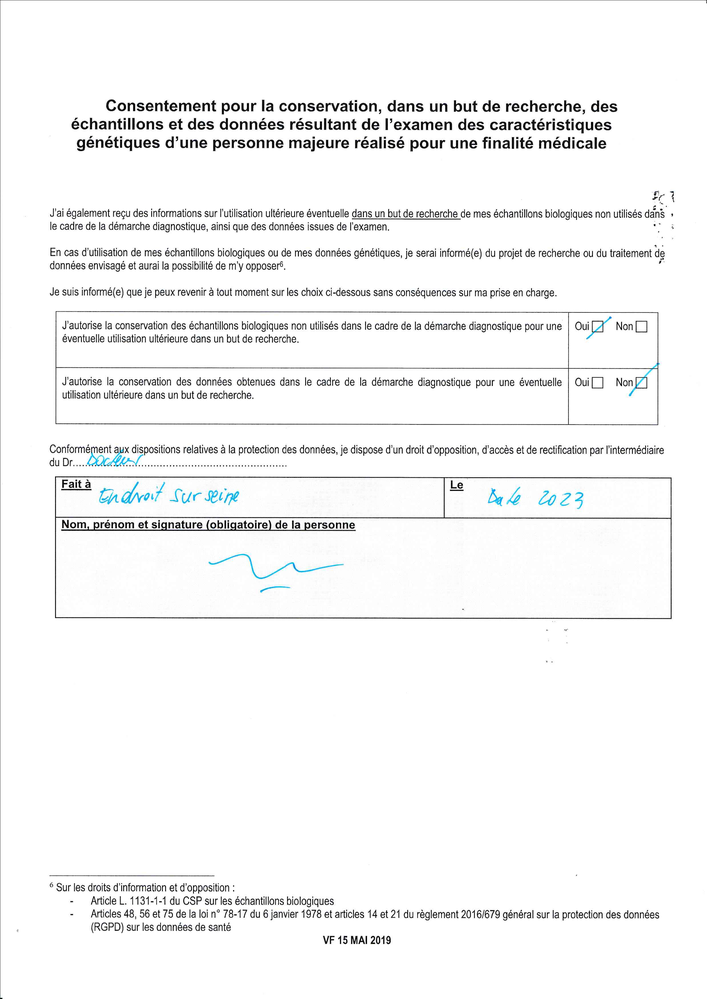
#> input picture corrected/corrected_img.png, 707 x 999 px, shrunk from 2479 x 3504 before the run
$ python -i __init__.py   (imports and definitions only)
#> lines starting #> are read from the running program, lines starting #| are printed output that depends on the picture; after the words box and inside, x2 and y2 are one past the last pixel; in counts of white or black regions, pixels touching at a corner belong together
#> further down, picture is the input picture: shape (999, 707, 3); mean B, G, R 245.6, 245.5, 245.1
"""
Detect checkboxes into an image
"""

__authors__ = ("David Salgado", "Adrien Josso Rigonato")
__contact__ = ("david.salgado@genomecad.fr", "adrien.josso-rigonato@genomecad.fr")
__copyright__ = "GLP3"
__version__= "1.0.0"


import sys
import cv2
import numpy as np
from pydantic import FilePath


def image_2_Mat(file_path: FilePath) -> cv2.Mat:
    if file_path.exists:
        return cv2.imread(f"{file_path.resolve()}")
    else:
        return None

def convert_2_gray_scale(img: cv2.Mat) -> cv2.Mat:
    return cv2.cvtColor(img, cv2.COLOR_BGR2GRAY)

def delimit_area(img: cv2.Mat):
    gray = convert_2_gray_scale(img)
    # blur = cv2.GaussianBlur(gray, (9,9), 0)
    blur = cv2.GaussianBlur(gray, (21,21), 0)
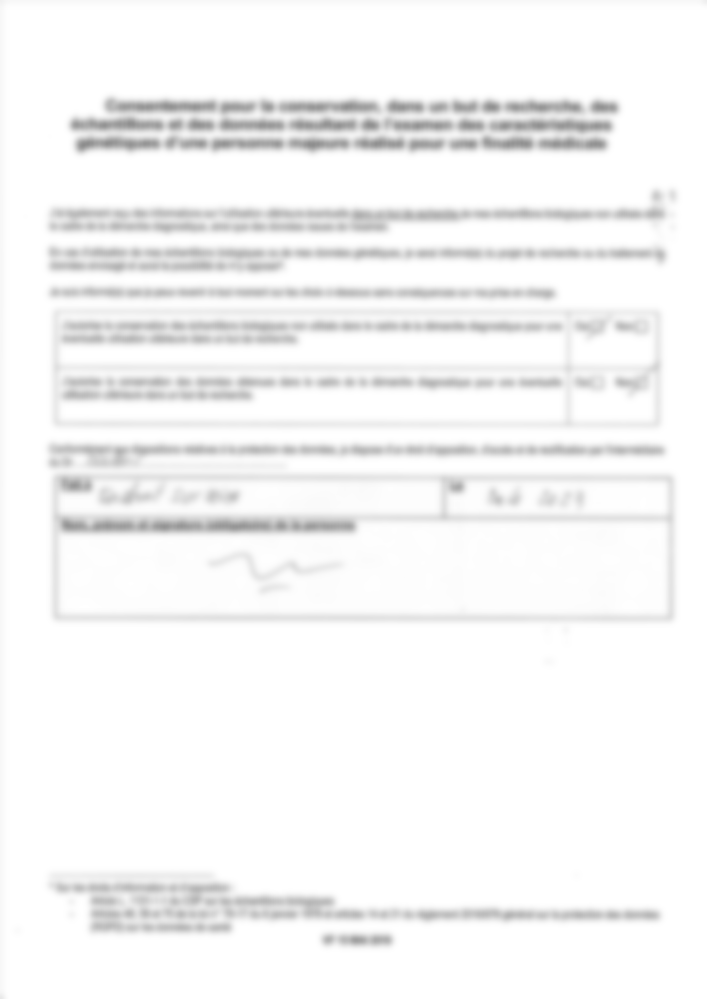
#> blur: shape (999, 707); min 141, max 255, mean 245.4
    thresh = cv2.threshold(blur, 0, 255, cv2.THRESH_BINARY_INV + cv2.THRESH_OTSU )[1]
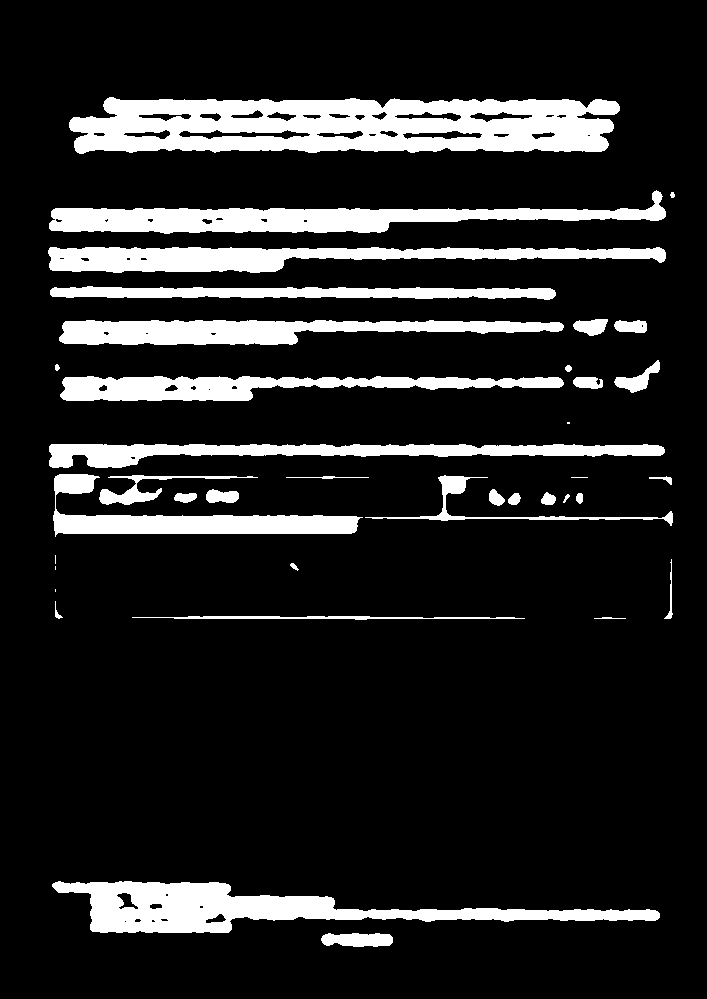
#> thresh: shape (999, 707); 14% white; 38 white regions (5 under 20 px), largest, box (x1, y1, x2, y2) and area: (69, 97, 620, 154) 23833, (52, 881, 660, 933) 12822, (49, 190, 666, 234) 11006
    #thresh = cv2.adaptiveThreshold(blur,255,cv2.ADAPTIVE_THRESH_GAUSSIAN_C, cv2.THRESH_BINARY_INV,11,30)
    #kernal = cv2.getStructuringElement(cv2.MORPH_RECT, (9,9)) #3,13
    kernal = cv2.getStructuringElement(cv2.MORPH_RECT, (3,13))

    dilate = cv2.dilate(thresh, kernal, iterations=1)
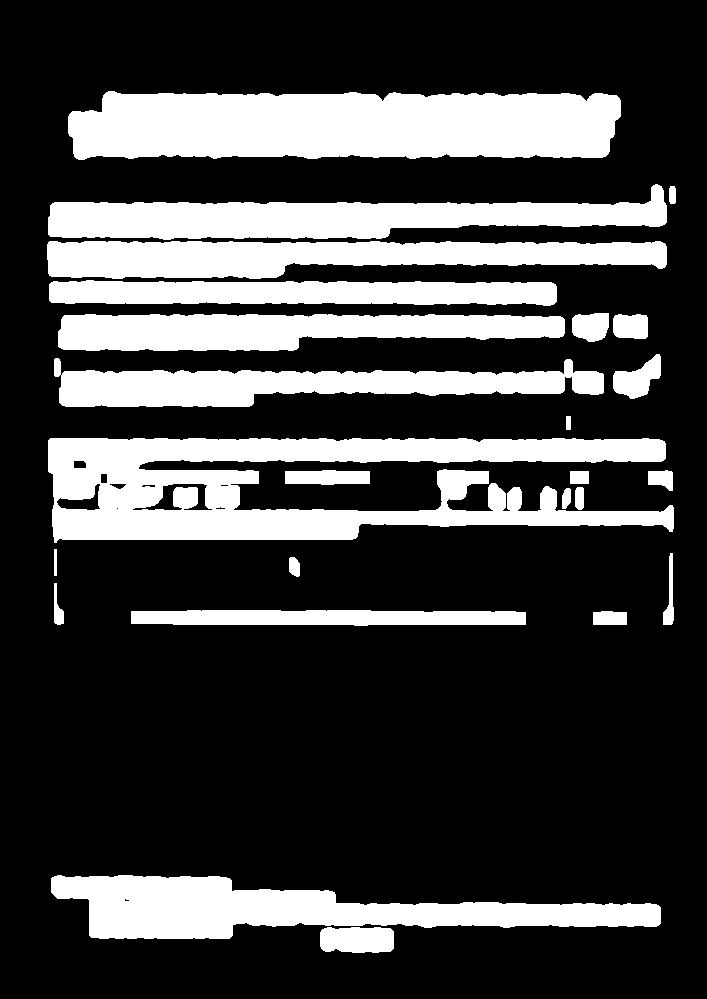
#> dilate: shape (999, 707); 25.8% white; 25 white regions
    cnts = cv2.findContours(dilate, cv2.RETR_EXTERNAL, cv2.CHAIN_APPROX_SIMPLE)
#> cnts = 25 contours; largest, box (x1, y1, x2, y2) and area: (48, 438, 674, 543) 37392, (68, 91, 621, 160) 33246, (51, 875, 661, 939) 20119, (48, 184, 667, 240) 18113, (47, 241, 667, 279) 16449
    cnts = cnts[0] if len(cnts) == 2 else cnts[1]
    cnts = sorted(cnts, key=lambda x: cv2.boundingRect(x)[0])
    return cnts


def crop_image(img: cv2.Mat, cnts) -> cv2.Mat:
    minx = 100000000
#> minx = 100000000
    miny = 100000000
    maxx = 0
    maxy = 0
    overallwidth = 0
    overallheight = 0
    boxx = boxy = 0
    for c in cnts:
        x, y, w, h = cv2.boundingRect(c)
        if x < minx :
            minx = x
        if y < miny :
            miny = y
        if x > maxx :
            maxx = x
            boxx=x+w
        if y > maxy :
            maxy = y
            boxy = h
        if w > overallwidth :
            overallwidth = w
#> this loop made 25 passes
#> (x, y, w, h, minx, miny, maxx, boxx) on pass 1: (47, 241, 620, 38, 47, 241, 47, 667)
#> (x, y, w, h, maxx, boxx, maxy, boxy) on pass 2: (48, 438, 626, 105, 48, 674, 438, 105)
#> after the loop, boxx = 676; boxy = 26; maxx = 669; maxy = 927; minx = 47; miny = 91; overallwidth = 626
    return img[miny:maxy+boxy, minx:minx+overallwidth]
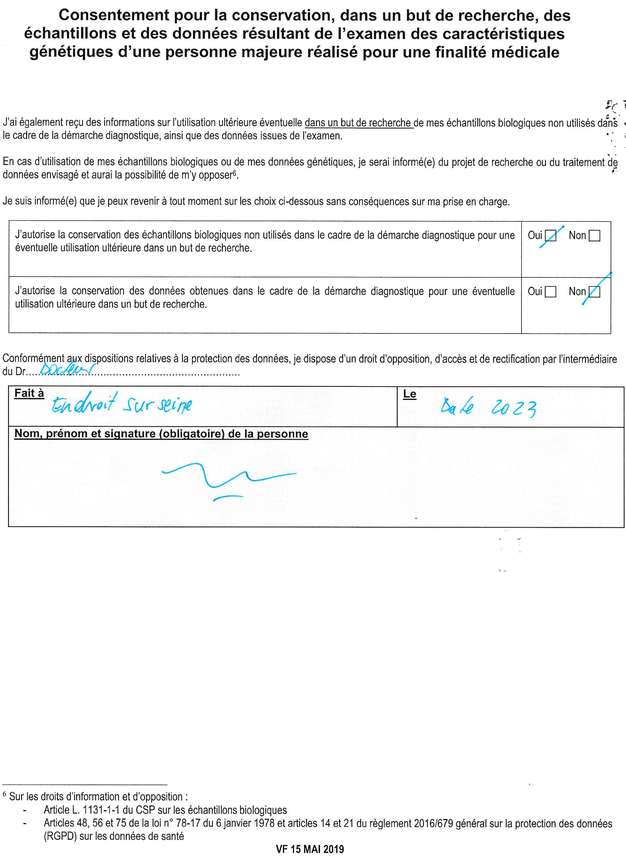
#> returned value: shape (862, 626, 3); mean of channels 0, 1, 2 242.9, 242.7, 242.3; drawn as B, G, R


def generate_crop_image(img: cv2.Mat, out_filepath: str) -> bool:
    cropped_image = crop_image(img, delimit_area(img))
    return cv2.imwrite(out_filepath, cropped_image)


def compute_crop_image(img: cv2.Mat) -> cv2.Mat:
    return crop_image(img, delimit_area(img))


# [4 lines not run here, left out]

>>> import cv2
>>> picture = cv2.imread('../corrected/corrected_img.png')
>>> result = generate_crop_image(picture, 'out.png')
#> result = True
